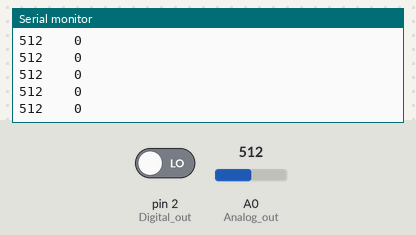
The sketch below on a simulated Arduino Uno, built with avr-gcc and run on an emulated ATmega328P. Parts: the last lines printed to the serial monitor. The inputs (shaded band) are chosen by the test bench; at power-on: A0 (Analog_out) = 512, pin 2 (Digital_out) LOW.

Above: at 1.2 s.
1.3 s: A0 (Analog_out) set to 111
At 2.2 s:
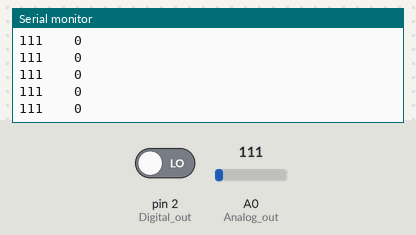
2.8 s: A0 (Analog_out) set to 92
At 3.8 s:
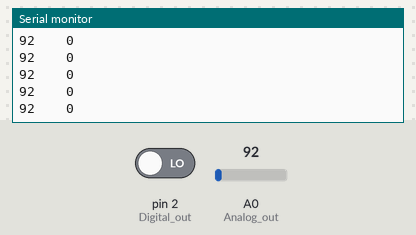
Timing chart, 0 to 5.8 s (numbered marks = the images above; inputs shaded):
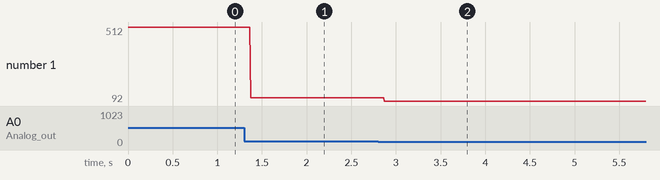

Measured:
- after the input at 1.3 s, the serial monitor: prints a new line after 0.07 s (image 1)
- after the input at 2.8 s, the serial monitor: prints a new line after 0.07 s (image 2)
- plotted number 1: 512 → 111 after the input at 1.3 s, 111 → 92 after the input at 2.8 s

The sketch:

mq135.ino
```cpp
int Analog_data;
int Digital_data;

int Analog_out = A0;
int Digital_out = 2;

void setup()
{
 Serial.begin(9600);
 pinMode(2, INPUT);
 pinMode(A0, INPUT);
}

void loop()
{
  Analog_data = analogRead(Analog_out);
  Digital_data = digitalRead(Digital_out);
  Serial.print(Analog_data);
  Serial.print("\t\t");
  Serial.println(Digital_data);
//  delay(1000);
}
```
